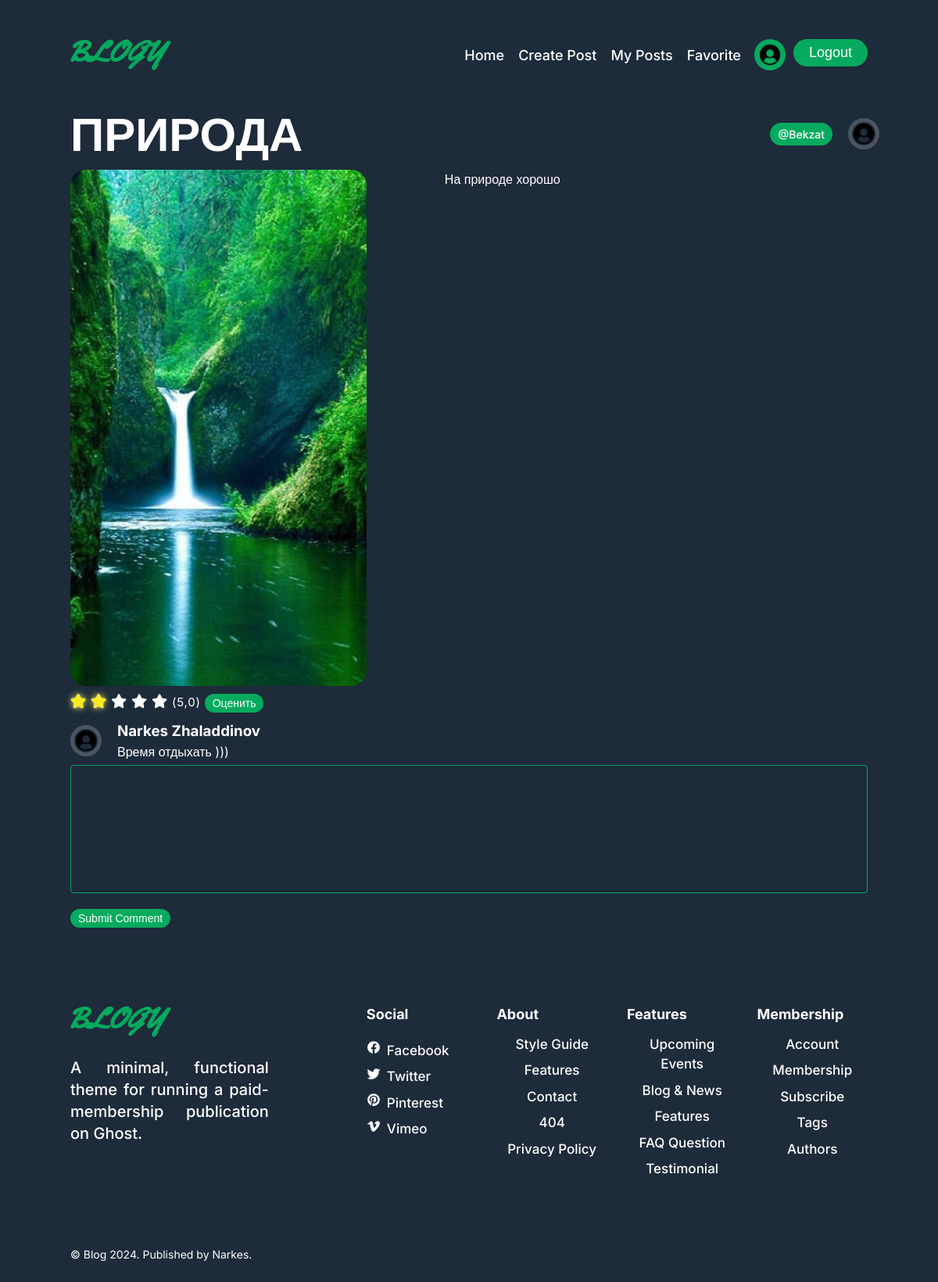
/post/3 (signed in), run on the app's committed database.
### app/models.py (models this page shows, shortened)
class User(AbstractUser):
    image = models.ImageField(upload_to="users", default='users/user.png')
    birthdate = models.DateField(null=True, blank=True)
    bio = models.TextField(max_length=2550, null=True, blank=True)
    def __str__(self):
        return self.first_name + " " + self.last_name
    class Meta:
        verbose_name = "Пользователь"
        verbose_name_plural = "Пользователи"

class Post(models.Model):
    user = models.ForeignKey(User, on_delete=models.CASCADE)
    title = models.CharField(max_length=255)
    body = models.TextField()
    tags = models.ManyToManyField(Tag, related_name="posts")
    image = models.ImageField(upload_to="posts")
    created_at = models.DateTimeField(auto_now_add=True)
    updated_at = models.DateTimeField(auto_now=True)
    liked_by = models.ManyToManyField(User, related_name="liked_posts")
    class Meta:
        verbose_name = "Пост"
        verbose_name_plural = "Посты"

class Tag(models.Model):
    name = models.CharField(max_length=255)
    class Meta:
        verbose_name = "Тег"
        verbose_name_plural = "Теги"

class Comment(models.Model):
    user = models.ForeignKey(User, on_delete=models.CASCADE)
    post = models.ForeignKey(Post, on_delete=models.CASCADE, related_name="comments")
    body = models.TextField()
    created_at = models.DateTimeField(auto_now_add=True)
    updated_at = models.DateTimeField(auto_now=True)
    class Meta:
        verbose_name = "Комментарий"
        verbose_name_plural = "Комментарии"

### app/views.py (the view)
# urls.py: path('post/<int:post_id>', DetailPost.as_view(), name='post'),
class DetailPost(LoginRequiredMixin, DetailView):
    login_url = reverse_lazy("login")
    model = Post
    template_name = 'detail_post.html'
    context_object_name = 'post'
    pk_url_kwarg = 'post_id'
    def get_context_data(self, **kwargs: Any) -> dict[str, Any]:
        context = super().get_context_data(**kwargs)
        rating = Rate.objects.filter(post=self.object).aggregate(Avg('rate'))['rate__avg']
        if rating:
            context['rating'] = round(rating, 2)
        else:
            context['rating'] = 0
        context['comments'] = Comment.objects.filter(post=self.object)
        context['comment_form'] = CommentForm()  # Add comment form to context
        context['rate_form'] = RateForm()       # Add rate form to context
        return context
    def post(self, request, *args, **kwargs):
        comment_form = CommentForm(request.POST)
        rate_form = RateForm(request.POST)
        if comment_form.is_valid():
            comment = comment_form.save(commit=False)
            post = self.get_object()
            comment.post = post
            comment.user = request.user
            comment.save()
            return redirect('post', post_id=post.pk)
        if rate_form.is_valid():
            rate = rate_form.save(commit=False)
            post = self.get_object()
            rate.post =post
            rate.user = request.user
            rate.save()
            return redirect('post', post_id= post.pk)
        return super().post(request, *args, **kwargs)

### app/forms.py
class CommentForm(ModelForm):
    class Meta:
        model = Comment
        fields = ['body']

class RateForm(ModelForm):
    class Meta:
        model = Rate
        fields = ['rate']
        widgets = {
            'body': forms.Textarea(attrs={'placeholder': 'Добавьте комментарий', 'cols': 30, 'rows': 10}),
        }

### templates/detail_post.html (shortened to what this page needs)
{% extends 'base.html' %} {% load static %} {% block css %}
<link rel="stylesheet" href="{% static 'css/post.css' %}" /> {% endblock %}
{% block content %}
<section class="section recent" aria-label="recent post">
  <div class="container">
    <div class="title-wrapper">
      <h2 class="h2 section-title">
        <b class="card-title hover:underline"> {{ post.title }} </b>
      </h2>
      <div style="display: flex; gap: 20px; align-items: center;">
        <ul class="card-meta-list">
            {% for tag in post.tags.all %}
            <li>
                <a href="#" class="card-tag">{{ tag.name }}</a>
            </li>
            {% endfor %}
        </ul>
        <div class="avatar-item">
            <a
              href="#"
              class="avatar img-holder"
              style="--width: 100; --height: 100"
            >
              <img
                src="{% if post.user.image %}  {{post.user.image.url}} {% else %} {% static 'img/user.png' %} {% endif %}"
                width="100"
                height="100"
                loading="lazy"
                alt="Author"
                class="img-cover"
              />
            </a>
        </div>
    </div>
    </div>
    <div class="blog-card-post">
        <figure
          class="card-banner img-holder img-holder-2"
          style="width: 550px; height: 660px"
        >
          <img
            src="{{post.image.url}}"
            width="550"
            height="660"
            loading="lazy"
            alt="Creating is a privilege but it’s also a gift"
            class="img-cover"
          />
        </figure>
      <div class="card-content-post">
        <p class="card-text">{{ post.body }}</p>
      </div>
    </div>
    <form action="" method="post">
      <span class="star-rating">
        <label for="rate-1" style="--i:1"><i class="fa-solid fa-star"></i></label>
        <label for="rate-2" style="--i:2"><i class="fa-solid fa-star"></i></label>
        <label for="rate-3" style="--i:3"><i class="fa-solid fa-star"></i></label>
        <label for="rate-4" style="--i:4"><i class="fa-solid fa-star"></i></label>
        <label for="rate-5" style="--i:5"><i class="fa-solid fa-star"></i></label>
        {% if rating %}
        <p>({{rating}})</p>
        {% else %}
        <p>(0)</p>
        {% endif %}
        <button type="submit" class="card-tag" style="color: white; border: none;">Оценить</button>
      </span>
    </form>
    <div class="comments">
      {% for comment in comments %}
      <div class="comment">
        <div class="avatar-item">
          <a
            class="avatar img-holder"
            style="--width: 100; --height: 100"
          >
            <img
              src="{% if comment.user.image %}  {{comment.user.image.url}} {% else %} {% static 'img/user.png' %} {% endif %}"
              width="100"
              height="100"
              loading="lazy"
              alt="Author"
              class="img-cover"
            />
          </a>
        </div>
        <div class="comment-text">
          <h3 class="comment-title">
            <a href="#">{{ comment.user }}</a>
          </h3>
          <p>{{ comment.body }}</p>
        </div>
      </div>
      {% endfor %}
    </div>
    <form action="" method="post">  {% csrf_token %}
      {{ comment_form.body }}
      <button type="submit"  class="card-tag"  style="color: white; border: none; margin-top: 20px;">Submit Comment</button>
    </form>
  </div>
</section>
{% endblock %}

### templates/base.html (shortened to what this page needs)
{% load static %}
<!DOCTYPE html>
<html lang="en">
  <head>
    <link rel="stylesheet" href="{% static 'css/home.css' %}" />
    {% block css %} {% endblock %}
  </head>
  <body>
    <header class="header section" data-header>
      <div class="container">
        <a href="{% url 'home' %}" class="logo">
          <img
            src="{% static 'img/logo.svg' %}"
            width="129"
            height="40"
            alt="Blogy logo"
          />
        </a>
        <nav class="navbar" data-navbar>
          <ul class="navbar-list">
            <li class="navbar-item">
              <a
                href="{% url 'home' %}"
                class="navbar-link hover:underline"
                data-nav-link
                >Home</a
              >
            </li>
            <li class="navbar-item">
              <a href="{% url 'create_post' %}" class="navbar-link hover:underline" data-nav-link
                >Create Post</a
              >
            </li>
            <li class="navbar-item">
              <a href="{% url 'posts' %}" class="navbar-link hover:underline" data-nav-link
                >My Posts</a
              >
            </li>
            <li class="navbar-item">
              <a href="{% url 'favorite' %}" class="navbar-link hover:underline" data-nav-link
                >Favorite</a
              >
            </li>
          </ul>
        </nav>
        <div class="wrapper">
          {% if request.user.is_authenticated %}
          <a href="{% url 'profile' request.user.pk %}" class="join" style="padding: 5px; border-radius: 50%;"><img src="{{ request.user.image.url }}" alt="Avatar" style="height: 30px; width: 30px; border-radius: 50%;"></a>
          <form action="{% url 'logout' %}" method="post">
            <button type="submit" class="btn join">Logout</button>
          </form>
          {% else %}
          <a href="{% url 'signup' %}" class="btn join">Join</a>
          {% endif %}
        </div>
      </div>
    </header>
    {% block content %}
    {% endblock %}
    <footer class="footer">
      <div class="container">
        <div class="footer-top section">
          <div class="footer-brand">
            <a href="#" class="logo">
              <img
                src="{% static 'img/logo.svg' %}"
                width="129"
                height="40"
                alt="Blogy logo"
              />
            </a>
            <p class="footer-text">
              A minimal, functional theme for running a paid-membership
              publication on Ghost.
            </p>
          </div>
          <ul class="footer-list">
            <li>
              <p class="h5">Social</p>
            </li>
            <li class="footer-list-item">
              <ion-icon name="logo-facebook"></ion-icon>
              <a href="#" class="footer-link hover:underline">Facebook</a>
            </li>
            <li class="footer-list-item">
              <ion-icon name="logo-twitter"></ion-icon>
              <a href="#" class="footer-link hover:underline">Twitter</a>
            </li>
            <li class="footer-list-item">
              <ion-icon name="logo-pinterest"></ion-icon>
              <a href="#" class="footer-link hover:underline">Pinterest</a>
            </li>
            <li class="footer-list-item">
              <ion-icon name="logo-vimeo"></ion-icon>
              <a href="#" class="footer-link hover:underline">Vimeo</a>
            </li>
          </ul>
          <ul class="footer-list">
            <li>
              <p class="h5">About</p>
            </li>
            <li>
              <a href="#" class="footer-link hover:underline">Style Guide</a>
            </li>
            <li>
              <a href="#" class="footer-link hover:underline">Features</a>
            </li>
            <li>
              <a href="#" class="footer-link hover:underline">Contact</a>
            </li>
            <li>
              <a href="#" class="footer-link hover:underline">404</a>
            </li>
            <li>
              <a href="#" class="footer-link hover:underline">Privacy Policy</a>
            </li>
          </ul>
          <ul class="footer-list">
            <li>
              <p class="h5">Features</p>
            </li>
            <li>
              <a href="#" class="footer-link hover:underline"
                >Upcoming Events</a
              >
            </li>
            <li>
              <a href="#" class="footer-link hover:underline">Blog & News</a>
            </li>
            <li>
              <a href="#" class="footer-link hover:underline">Features</a>
            </li>
            <li>
              <a href="#" class="footer-link hover:underline">FAQ Question</a>
            </li>
            <li>
              <a href="#" class="footer-link hover:underline">Testimonial</a>
            </li>
          </ul>
          <ul class="footer-list">
            <li>
              <p class="h5">Membership</p>
            </li>
            <li>
              <a href="#" class="footer-link hover:underline">Account</a>
            </li>
            <li>
              <a href="#" class="footer-link hover:underline">Membership</a>
            </li>
            <li>
              <a href="#" class="footer-link hover:underline">Subscribe</a>
            </li>
            <li>
              <a href="#" class="footer-link hover:underline">Tags</a>
            </li>
            <li>
              <a href="#" class="footer-link hover:underline">Authors</a>
            </li>
          </ul>
        </div>
        <div class="section footer-bottom">
          <p class="copyright">
            &copy; Blog 2024. Published by
            <a href="#" class="copyright-link hover:underline">Narkes</a>.
          </p>
        </div>
      </div>
    </footer>
  </body>
</html>

### static/css/post.css (style rules this page uses)
:root { --green: rgb(33, 250, 131); --red: rgb(252, 86, 108); --dusky-green: rgb(6, 170, 94); --opac-white: rgba(255, 255, 255, 0.8); --form-txt: rgba(255, 255, 255, 0.5); --darky: #1d2b3a; --light-grey: rgb(105, 105, 105); }
.blog-card-post { display: flex; gap: 100px; }
.card-content-post { display: flex; flex-direction: column; gap: 20px; flex: 1; text-align: justify; }
.img-holder-2 { border-radius: 20px !important; overflow: hidden; flex: 0.7; float: left; }
.card-title { text-transform: uppercase; }
body { margin: 20px; text-align: center; }
p { text-align: justify; }
textarea { width: 100%; }
input, textarea { display: block; border-radius: 4px; border: 0; border-bottom: 1px solid rgb(0, 0, 0, 0.4); padding: 6px 6px 6px 10px; margin-top: 5px; background-color: rgba(255, 255, 255, 0); transition: all 0.5s ease-in; color: var(--opac-white); border: 1px solid var(--dusky-green); resize: none; }
span { letter-spacing: 0.05em; text-transform: uppercase; font-size: 15px; transition: all 0.4s; }
.star-rating { white-space: nowrap; display: flex; gap: 5px; padding: 10px 0; }
.star-rating i { font-size: 1.2em; transition: 0.3s; }
.star-rating label:has(~ :checked) i { color: #faec1b; text-shadow: 0 0 2px #ffffff, 0 0 10px #ffee58; }
.comments { display: flex; flex-direction: column; gap: 20px; }
.comment { display: flex; gap: 20px; align-items: center; }

### data on the page
User: user.image (placeholder picture)
Post: title "ПРИРОДА", user.image (placeholder picture), image (picture), body "На природе хорошо"
Tag: name "@Bekzat"
Comment: user.image (placeholder picture), user "Narkes Zhaladdinov", body "Время отдыхать )))"

### other printed values
{{ rating }} "5,0"
